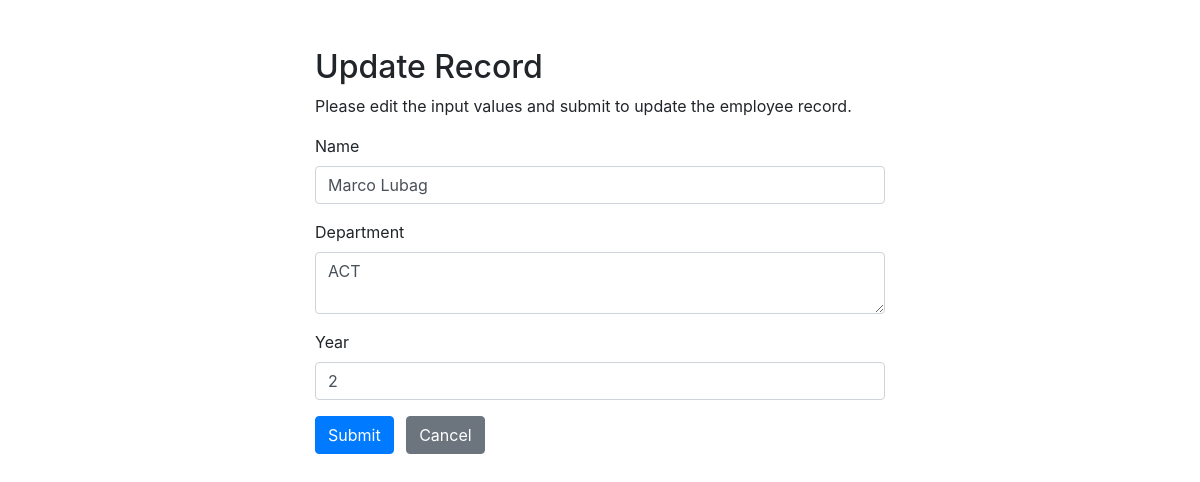
Page /update.php?id=1 on the committed database.
### tables this page shows
CREATE TABLE `student` (
  `id` int(11) NOT NULL,
  `name` varchar(100) NOT NULL,
  `department` varchar(255) NOT NULL,
  `year` int(10) NOT NULL
);

### update.php (the view, shortened to what this page needs)
<?php
require_once "con_db.php";
$name = $department = $year = "";
$name_err = $department_err = $year_err = "";
if(isset($_POST["id"]) && !empty($_POST["id"])){
    $id = $_POST["id"];
    $input_name = trim($_POST["name"]);
    if(empty($input_name)){
        $name_err = "Please enter a name.";
    } elseif(!filter_var($input_name, FILTER_VALIDATE_REGEXP, array("options"=>array("regexp"=>"/^[a-zA-Z\s]+$/")))){
        $name_err = "Please enter a valid name.";
    } else{
        $name = $input_name;
    }
    $input_department = trim($_POST["department"]);
    if(empty($input_department)){
        $department_err = "Please enter an department.";
    } else{
        $department = $input_department;
    }
    $input_year = trim($_POST["year"]);
    if(empty($input_year)){
        $year_err = "Please enter the year.";
    } elseif(!ctype_digit($input_year)){
        $year_err = "Please enter a positive integer value.";
    } else{
        $year = $input_year;
    }
    if(empty($name_err) && empty($department_err) && empty($year_err)){
        $sql = "UPDATE student SET name=?, department=?, year=? WHERE id=?";
        if($stmt = $mysqli->prepare($sql)){
            $stmt->bind_param("sssi", $param_name, $param_departmnet, $param_year, $param_id);
            $param_name = $name;
            $param_address = $department;
            $param_year = $year;
            $param_id = $id;
            if($stmt->execute()){
                header("location: index.php");
                exit();
            } else{
                echo "Oops! Something went wrong. Please try again later.";
            }
        }
        $stmt->close();
    }
    $mysqli->close();
} else{
    if(isset($_GET["id"]) && !empty(trim($_GET["id"]))){
        $sql = "SELECT * FROM student WHERE id = ?";
        if($stmt = $mysqli->prepare($sql)){
            $stmt->bind_param("i", $param_id);
            if($stmt->execute()){
                $result = $stmt->get_result();
                if($result->num_rows == 1){
                    $row = $result->fetch_array(MYSQLI_ASSOC);
                    $name = $row["name"];
                    $department = $row["department"];
                    $year = $row["year"];
                } else{
                    header("location: error.php");
                    exit();
                }
            } else{
                echo "Oops! Something went wrong. Please try again later.";
            }
        }
    }  else{
        header("location: error.php");
        exit();
    }
}
?>
<!DOCTYPE html>
<html lang="en">
<head>
    <link rel="stylesheet" href="https://stackpath.bootstrapcdn.com/bootstrap/4.5.2/css/bootstrap.min.css">
</head>
<body>
<div class="wrapper">
    <div class="container-fluid">
        <div class="row">
            <div class="col-md-12">
                <h2 class="mt-5">Update Record</h2>
                <p>Please edit the input values and submit to update the employee record.</p>
                <form action="<?php echo htmlspecialchars(basename($_SERVER['REQUEST_URI'])); ?>" method="post">
                    <div class="form-group">
                        <label>Name</label>
                        <input type="text" name="name" class="form-control <?php echo (!empty($name_err)) ? 'is-invalid' : ''; ?>" value="<?php echo $name; ?>">
                    </div>
                    <div class="form-group">
                        <label>Department</label>
                        <textarea name="department" class="form-control <?php echo (!empty($department_err)) ? 'is-invalid' : ''; ?>"><?php echo $department; ?></textarea>
                    </div>
                    <div class="form-group">
                        <label>Year</label>
                        <input type="text" name="year" class="form-control <?php echo (!empty($year_err)) ? 'is-invalid' : ''; ?>" value="<?php echo $year; ?>">
                    </div>
                    <input type="submit" class="btn btn-primary" value="Submit">
                    <a href="index.php" class="btn btn-secondary ml-2">Cancel</a>
                </form>
            </div>
        </div>
    </div>
</div>
</body>
</html>

### update.php (style rules this page uses)
.wrapper { width: 600px; margin: 0 auto; }

### rows in the picture
student: name "Marco Lubag", department "ACT", year "2"
